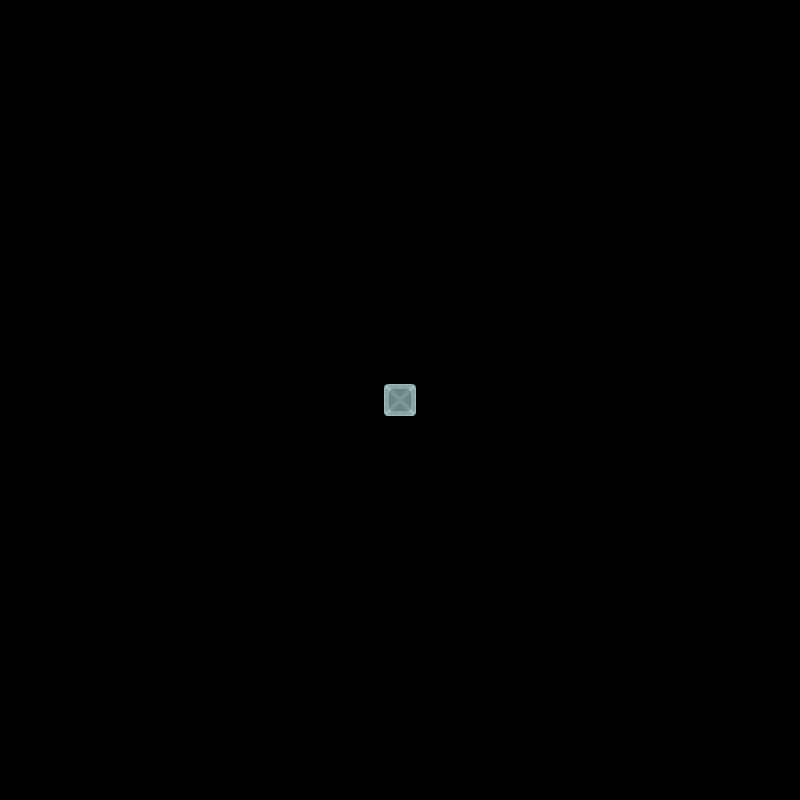

Rendered tile map (Tiled .tmx) drawn with the repository's tilesets; below, a short description and the map source with its tile grids summarised:
An orthogonal 25x25 tile map with 32x32 px tiles, 5 tile layers (background, goals, walls, boxes, ...).

<map version="1.4" tiledversion="1.4.1" orientation="orthogonal" renderorder="right-down" width="25" height="25" tilewidth="32" tileheight="32" infinite="0" nextlayerid="6" nextobjectid="1">
 <tileset firstgid="1" name="sokoban_tilesheet" tilewidth="32" tileheight="32" tilecount="104" columns="13">
  <image source="../images/Tilesheet/sokoban_tilesheet.png" width="416" height="256" />
 </tileset>
 <layer id="3" name="background" width="25" height="25">
  <data>[625 cells, 0 non-empty, 0 distinct tile ids]</data>
 </layer>
 <layer id="2" name="goals" width="25" height="25">
  <data>[625 cells, 0 non-empty, 0 distinct tile ids]</data>
 </layer>
 <layer id="1" name="walls" width="25" height="25">
  <data>[625 cells, 1 non-empty, 1 distinct tile ids]</data>
 </layer>
 <layer id="4" name="boxes" width="25" height="25">
  <data>[625 cells, 0 non-empty, 0 distinct tile ids]</data>
 </layer>
 <layer id="5" name="player-start" width="25" height="25">
  <data>[625 cells, 0 non-empty, 0 distinct tile ids]</data>
 </layer>
</map>
